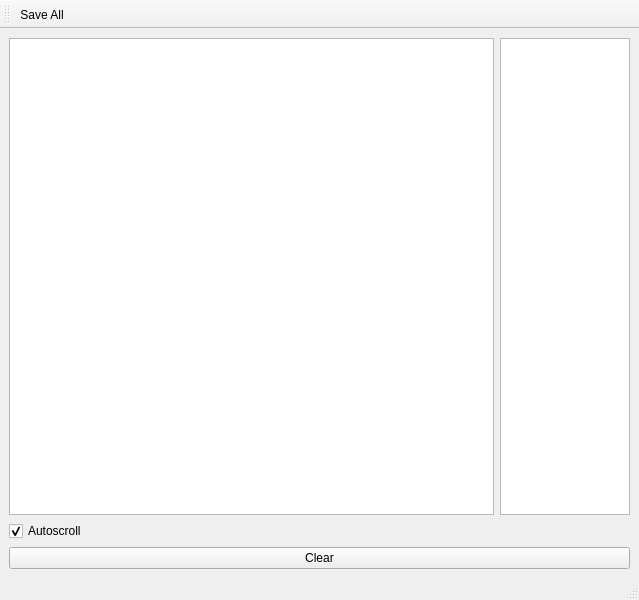
<?xml version="1.0" encoding="UTF-8"?>
<ui version="4.0">
 <class>BeanPacketsLoggerWindow</class>
 <widget class="QMainWindow" name="BeanPacketsLoggerWindow">
  <property name="geometry">
   <rect>
    <x>0</x>
    <y>0</y>
    <width>639</width>
    <height>600</height>
   </rect>
  </property>
  <property name="windowTitle">
   <string>Bean Packets Logger</string>
  </property>
  <widget class="QWidget" name="centralwidget">
   <layout class="QVBoxLayout" name="verticalLayout">
    <item>
     <layout class="QHBoxLayout" name="horizontalLayout">
      <property name="spacing">
       <number>-1</number>
      </property>
      <item>
       <widget class="QTableView" name="tableLog">
        <property name="maximumSize">
         <size>
          <width>16777215</width>
          <height>16777215</height>
         </size>
        </property>
        <property name="font">
         <font>
          <pointsize>12</pointsize>
         </font>
        </property>
        <property name="verticalScrollMode">
         <enum>QAbstractItemView::ScrollPerItem</enum>
        </property>
        <property name="cornerButtonEnabled">
         <bool>false</bool>
        </property>
       </widget>
      </item>
      <item>
       <widget class="QTableWidget" name="tableIds">
        <property name="sizePolicy">
         <sizepolicy hsizetype="MinimumExpanding" vsizetype="Expanding">
          <horstretch>0</horstretch>
          <verstretch>0</verstretch>
         </sizepolicy>
        </property>
        <property name="minimumSize">
         <size>
          <width>100</width>
          <height>0</height>
         </size>
        </property>
        <property name="maximumSize">
         <size>
          <width>130</width>
          <height>16777215</height>
         </size>
        </property>
        <property name="baseSize">
         <size>
          <width>0</width>
          <height>0</height>
         </size>
        </property>
       </widget>
      </item>
     </layout>
    </item>
    <item>
     <widget class="QCheckBox" name="cbAutoScroll">
      <property name="text">
       <string>Autoscroll </string>
      </property>
      <property name="checked">
       <bool>true</bool>
      </property>
     </widget>
    </item>
    <item>
     <widget class="QPushButton" name="pushButton">
      <property name="text">
       <string>Clear</string>
      </property>
     </widget>
    </item>
   </layout>
  </widget>
  <widget class="QStatusBar" name="statusbar"/>
  <widget class="QToolBar" name="toolBar">
   <property name="windowTitle">
    <string>toolBar</string>
   </property>
   <attribute name="toolBarArea">
    <enum>TopToolBarArea</enum>
   </attribute>
   <attribute name="toolBarBreak">
    <bool>false</bool>
   </attribute>
   <addaction name="actionSaveAll"/>
  </widget>
  <action name="actionSaveAll">
   <property name="text">
    <string>Save All</string>
   </property>
  </action>
 </widget>
 <resources/>
 <connections/>
</ui>
